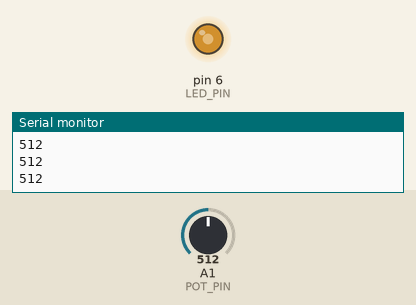
Simulated run of this sketch. Board: Arduino Uno, built with avr-gcc and run on an emulated ATmega328P. On the bench: output pins drawn as LEDs (lit = HIGH), the last lines printed to the serial monitor. The inputs (shaded band) are chosen by the test bench; at power-on: A1 (POT_PIN) = 512.

Above: at 1.2 s.
1.3 s: A1 (POT_PIN) set to 400
At 2.5 s:
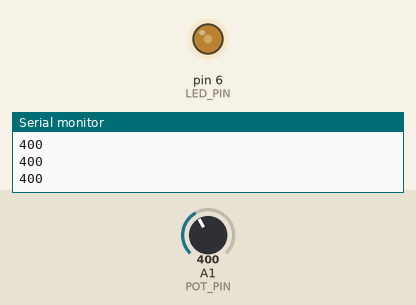
2.8 s: A1 (POT_PIN) set to 195
At 3.8 s:
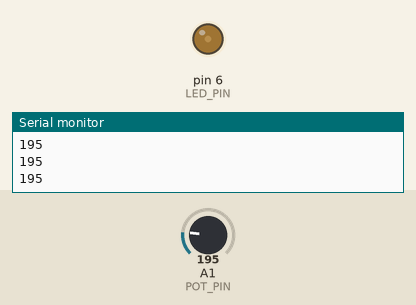
4.3 s: A1 (POT_PIN) set to 0
At 4.7 s:
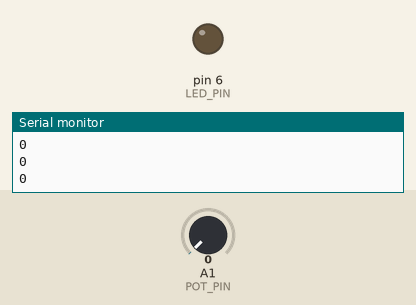
5.8 s: A1 (POT_PIN) set to 625
At 7.0 s:
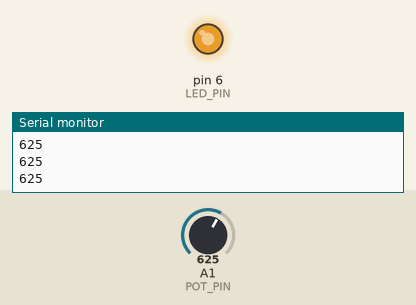
7.3 s: A1 (POT_PIN) set to 605
At 8.4 s:
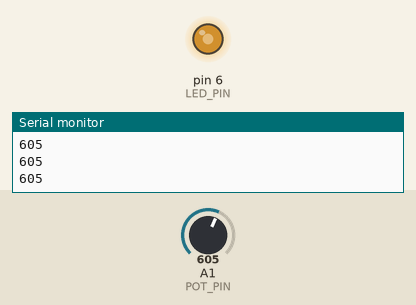
8.8 s: A1 (POT_PIN) set to 716
At 9.5 s:
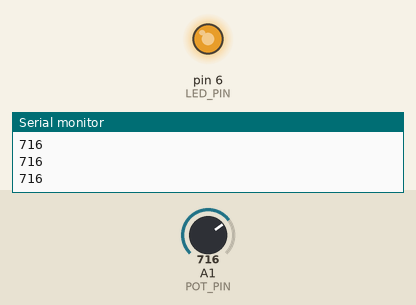
Timing chart, 0 to 11.3 s (numbered marks = the images above; inputs shaded):
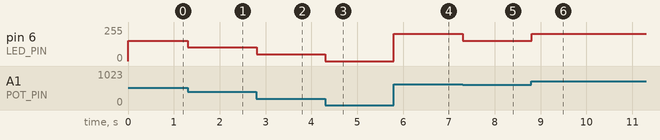

The sketch:

sketch_sep27a.ino
```cpp
#define POT_PIN A1
#define LED_PIN 6

//Analog Reading Inputs
#define firstThreshold 205
#define secondThreshold 410
#define thirdThreshold 615
#define fourthThreshold 820
#define fifthThreshold 1025


void setup() {
  // put your setup code here, to run once:
  Serial.begin(9600);
  Serial.println("Starting");
  pinMode(4, INPUT);
  pinMode(6, OUTPUT);
}

void loop() {
  // put your main code here, to run repeatedly:
  if(analogRead(POT_PIN) == 0){
    analogWrite(LED_PIN,0);
  }else if(analogRead(POT_PIN) <= 205 && analogRead(POT_PIN) > 0){
    analogWrite(LED_PIN, 51);
  } else if (analogRead(POT_PIN) > firstThreshold && analogRead(POT_PIN) <= secondThreshold){
    analogWrite(LED_PIN, 102);
  } else if (analogRead(POT_PIN) > secondThreshold && analogRead(POT_PIN) <= thirdThreshold){
    analogWrite(LED_PIN,153);
  } else if (analogRead(POT_PIN) > thirdThreshold && analogRead(POT_PIN) <= fourthThreshold){
    analogWrite(LED_PIN,204);
  } else {
    analogWrite(LED_PIN,255);
  }

  Serial.println(analogRead(POT_PIN));
}
```

Measured:
- after the input at 1.3 s, pin 6 (LED_PIN): 153/255 → 102/255 at once
- after the input at 2.8 s, pin 6 (LED_PIN): 102/255 → 51/255 at once
- after the input at 4.3 s, pin 6 (LED_PIN): 51/255 → 0/255 at once
- after the input at 5.8 s, pin 6 (LED_PIN): 0/255 → 204/255 at once
- after the input at 7.3 s, pin 6 (LED_PIN): 204/255 → 153/255 at once
- after the input at 8.8 s, pin 6 (LED_PIN): 153/255 → 204/255 at once
